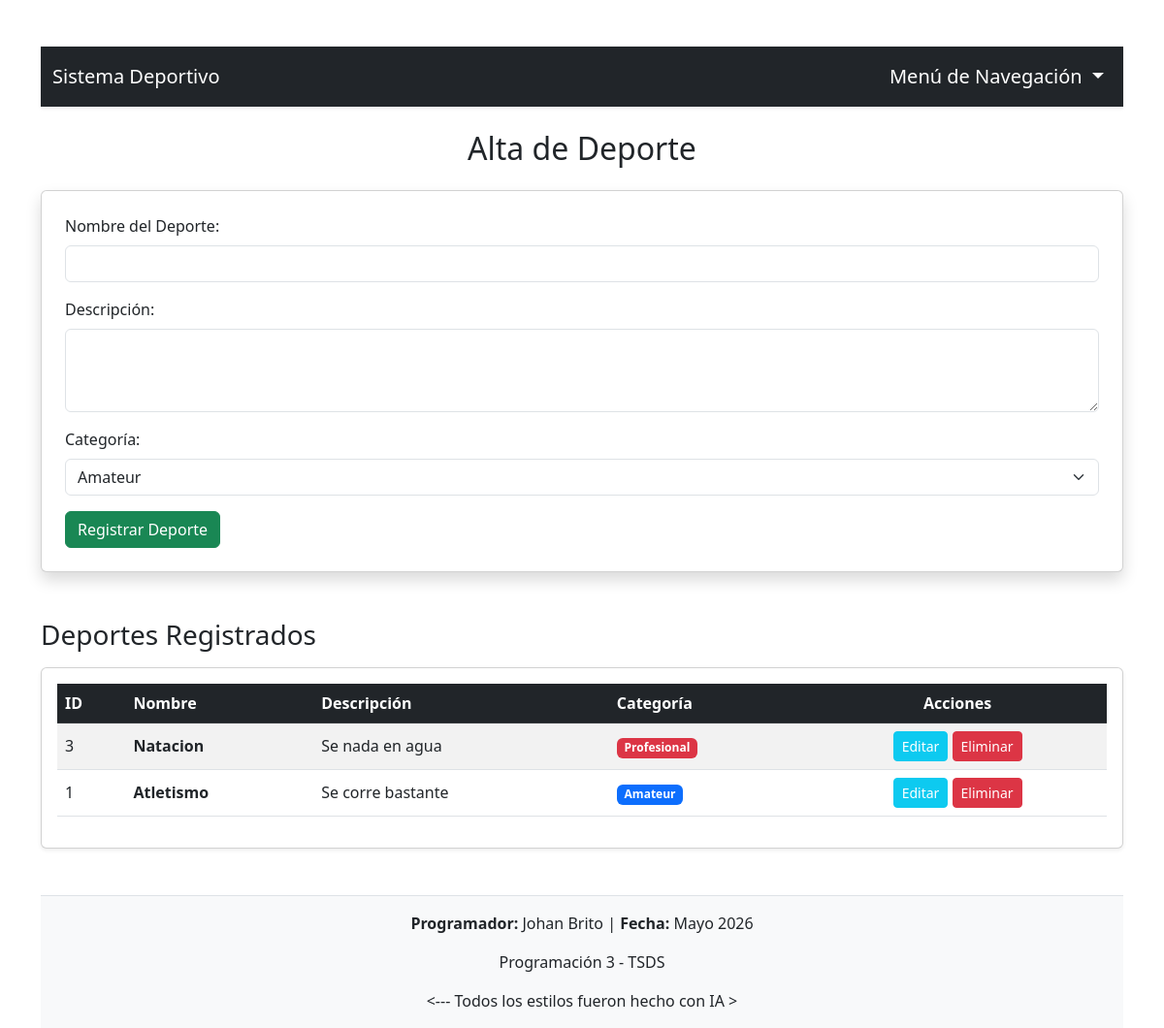
Page /Desafio/abm_deporte.php on the committed database.
### tables this page shows
CREATE TABLE `deporte` (
  `id` int(11) NOT NULL,
  `nombre` varchar(100) NOT NULL,
  `descripcion` text DEFAULT NULL,
  `categoria` enum('amateur','profesional') NOT NULL
);

### Desafio/abm_deporte.php (the view, shortened to what this page needs)
<?php
include("conexion.php");
$deporte_editar = null;
$consulta_lista = "SELECT * FROM deporte ORDER BY id DESC";
$resultado_lista = mysqli_query($enlace, $consulta_lista);
?>
<!DOCTYPE html>
<html lang="es">
<head>
    <link href="https://cdn.jsdelivr.net/npm/bootstrap@5.3.0/dist/css/bootstrap.min.css" rel="stylesheet">
</head>
<body class="container mt-5">
<?php include("menu.php"); ?>
    <h2 class="text-center mb-4"><?php echo $deporte_editar ? "Modificar Deporte" : "Alta de Deporte"; ?></h2>
    <form action="abm_deporte.php" method="POST" class="card p-4 shadow mb-5">
        <div class="mb-3">
            <label class="form-label">Nombre del Deporte:</label>
            <input type="text" name="nom_deporte" class="form-control" required value="<?php echo $deporte_editar ? $deporte_editar['nombre'] : ''; ?>">
        </div>
        <div class="mb-3">
            <label class="form-label">Descripción:</label>
            <textarea name="desc" class="form-control" rows="3"><?php echo $deporte_editar ? $deporte_editar['descripcion'] : ''; ?></textarea>
        </div>
        <div class="mb-3">
            <label class="form-label">Categoría:</label>
            <select name="cat" class="form-select" required>
                <option value="amateur" <?php echo ($deporte_editar && $deporte_editar['categoria'] == 'amateur') ? 'selected' : ''; ?>>Amateur</option>
            </select>
        </div>
        <div class="d-flex gap-2">
            <button type="submit" class="btn <?php echo $deporte_editar ? 'btn-warning' : 'btn-success'; ?>">
                <?php echo $deporte_editar ? "Guardar Cambios" : "Registrar Deporte"; ?>
            </button>
        </div>
    </form>
    <h3 class="mb-3">Deportes Registrados</h3>
    <div class="table-responsive card p-3 shadow-sm mb-5">
        <table class="table table-striped table-hover align-middle">
            <thead class="table-dark">
                <tr>
                    <th>ID</th>
                    <th>Nombre</th>
                    <th>Descripción</th>
                    <th>Categoría</th>
                    <th class="text-center">Acciones</th>
                </tr>
            </thead>
            <tbody>
                <?php if ($resultado_lista && mysqli_num_rows($resultado_lista) > 0): ?>
                    <?php while ($row = mysqli_fetch_assoc($resultado_lista)): ?>
                        <tr>
                            <td><?php echo $row['id']; ?></td>
                            <td class="fw-bold"><?php echo $row['nombre']; ?></td>
                            <td><?php echo $row['descripcion']; ?></td>
                            <td>
                                <?php if($row['categoria'] == 'profesional'): ?>
                                    <span class="badge bg-danger">Profesional</span>
                                <?php else: ?>
                                    <span class="badge bg-primary">Amateur</span>
                                <?php endif; ?>
                            </td>
                            <td class="text-center">
                                <a href="abm_deporte.php?editar=<?php echo $row['id']; ?>" class="btn btn-sm btn-info text-white">Editar</a>
                                <a href="abm_deporte.php?eliminar=<?php echo $row['id']; ?>" class="btn btn-sm btn-danger" onclick="return confirm('¿Seguro que deseas eliminar este deporte?')">Eliminar</a>
                            </td>
                        </tr>
                    <?php endwhile; ?>
                <?php else: ?>
                    <tr>
                        <td colspan="5" class="text-center text-muted">No hay deportes registrados.</td>
                    </tr>
                <?php endif; ?>
            </tbody>
        </table>
    </div>
    <footer class="mt-5 py-3 bg-light text-center border-top">
        <p><strong>Programador:</strong> Johan Brito | <strong>Fecha:</strong> Mayo 2026</p>
        <p>Programación 3 - TSDS</p>
        <--- Todos los estilos fueron hecho con IA >
    </footer>
</body>
</html>

### rows in the picture
deporte: id "3", nombre "Natacion", descripcion "Se nada en agua", categoria "Profesional"
deporte: id "1", nombre "Atletismo", descripcion "Se corre bastante", categoria "Amateur"
